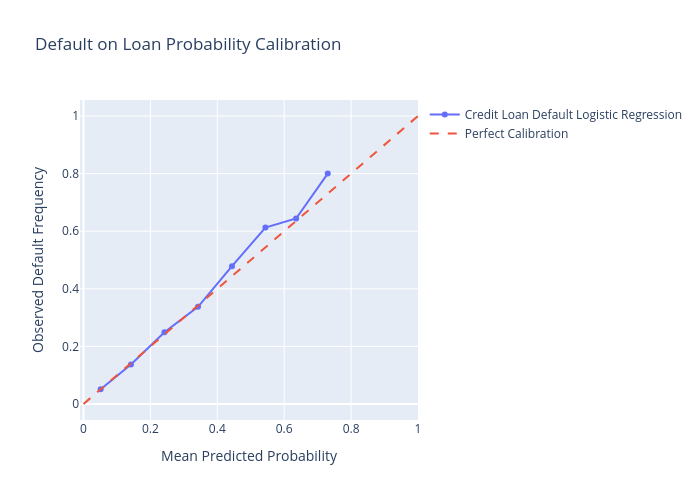

The code cell stored with this chart in its notebook:
### Markdown cell above
Based off the ROC AUC, the best threshold would be 0.1 because it is the most left

### Code cell
prob_true, prob_pred = calibration_curve(
    y_test, p_test, n_bins=10, strategy="uniform"
)

fig = go.Figure()

fig.add_trace(go.Scatter(
    x=prob_pred,
    y=prob_true,
    mode="lines+markers",
    name="Credit Loan Default Logistic Regression"
))

fig.add_trace(go.Scatter(
    x=[0, 1],
    y=[0, 1],
    mode="lines",
    line=dict(dash="dash"),
    name="Perfect Calibration"
))

fig.update_layout(
    title="Default on Loan Probability Calibration",
    xaxis_title="Mean Predicted Probability",
    yaxis_title="Observed Default Frequency",
    width=700,
    height=500
)

fig.show()

### Figure 1 — Plotly figure (JSON) as saved in the notebook; plotly's stock layout.template omitted (floating-point values rounded to 4 significant figures)
{"data": [{"mode": "lines+markers", "name": "Credit Loan Default Logistic Regression", "type": "scatter", "x": [0.05124, 0.1417, 0.242, 0.3423, 0.4439, 0.5438, 0.6356, 0.7302], "y": [0.05098, 0.1372, 0.2489, 0.3374, 0.4787, 0.6125, 0.6441, 0.8]}, {"line": {"dash": "dash"}, "mode": "lines", "name": "Perfect Calibration", "type": "scatter", "x": [0, 1], "y": [0, 1]}], "layout": {"height": 500, "title": {"text": "Default on Loan Probability Calibration"}, "width": 700, "xaxis": {"title": {"text": "Mean Predicted Probability"}}, "yaxis": {"title": {"text": "Observed Default Frequency"}}}}
